Frame 1 (no input): blank canvas, image omitted
Frame 60 (the mouse pressed at the canvas centre just before this capture): blank canvas, image omitted
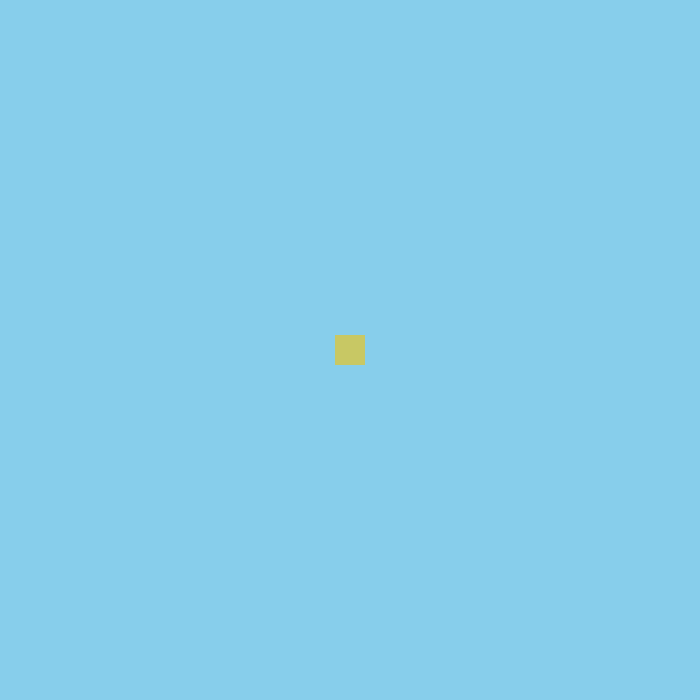
Frame 120 (the mouse held since frame 60 and released just before this capture)

The Processing sketch whose frames 1 and 60 were blank and that drew this single picture after the mouse press (run headless with seeded random() and noise(); from frame 60 on, the mouse is pressed at the canvas centre):

// Processing sketch: Stain_e_Sponge
// ── Stain_e_Sponge.pde
ArrayList <Stain> listStain;
Sponge mySponge;

void setup() {
  size(700, 700);
  listStain = new ArrayList<Stain>();
  mySponge = new Sponge();
}

void draw() {
  background(135, 206, 235);

  mySponge.posX = mouseX;
  mySponge.posY = mouseY;
  mySponge.display();

  for (int i = listStain.size() - 1; i >= 0; i--) {
    Stain s = listStain.get(i);
    s.run();
    boolean value = mySponge.absorb(s);

    if (value == true) {
      listStain.remove(i);
    }
  }
}

void keyPressed() {
  if (key == 'S' || key == 's') {
    float rx = random(50, 650);
    float rd = random(10, 50);
    color rc = color(random(0, 255), random(0, 255), random(0, 255));

    listStain.add(new Stain(rx, -30, rd, rc));
  }

  if (key == 'R' || key == 'r') {
    mySponge = new Sponge();
  }
}

class Stain {

  //Attributi
  float posX, posY;
  float D;
  color c;

  //Costruttore
  Stain(float x, float y, float d, color colorePassato) {
    this.posX = x;
    this.posY = y;
    this.D = d;
    this.c = colorePassato;
  }

  //Metodi
  void display() {
    noStroke();
    fill(c);
    circle(posX, posY, D);
  }

  void move() {
    posX += random(-1, 1);
    posY += random(0, 4);
  }

  void run() {
    display();
    move();
  }
}

class Sponge {

  //Attributi
  float posX, posY;
  float L;
  color c;

  //Costruttore
  Sponge() {
    this.posX = mouseX;
    this.posY = mouseY;
    this.L = 30;
    this.c = color(200, 200, 100);
  }

  //Metodi
  void display() {
    noStroke();
    fill(c);
    rectMode(CENTER);
    square(posX, posY, L);
  }

  boolean absorb(Stain s) {
    /*float distanza = dist(posX, posY, s.posX, s.posY);
    float raggioTotale = (L/2) + (s.D/2);
    if (distanza < raggioTotale) {
      L += s.D/2;
      float newR = (red(s.c) + red(c))/2;
      float newG = (green(s.c) + green(c))/2;
      float newB = (blue(s.c) + blue(c))/2;
      c = color(newR, newG, newB);
      return true;
    } else {
      return false;
    }*/
    // 1. Mi calcolo il raggio della macchia (il prof ricorda di usarlo!)
    float raggio = s.D / 2;
    
    // 2. Mi calcolo la distanza dal centro della spugna ai suoi bordi 
    // (essendo rectMode(CENTER), il bordo dista mezza lunghezza dal centro)
    float metaLato = this.L / 2;

    // 3. CONTROLLO I 4 CONFINI:
    // Il cerchio è interamente nel quadrato se si verificano TUTTE queste 4 condizioni:
    if (s.posX - raggio >= this.posX - metaLato && // Il lato sx del cerchio non esce a sx del quadrato
        s.posX + raggio <= this.posX + metaLato && // Il lato dx del cerchio non esce a dx del quadrato
        s.posY - raggio >= this.posY - metaLato && // La cima del cerchio non esce in alto dal quadrato
        s.posY + raggio <= this.posY + metaLato)   // Il fondo del cerchio non esce in basso dal quadrato
    {
      
      // Se entra in questo if, significa che il cerchio è tutto dentro!
      
      // A) Aumento la dimensione della spugna della metà del diametro (cioè il raggio)
      this.L = this.L + raggio; // [1]
      
      // B) Faccio la media dei colori canale per canale [1]
      float mediaRed = (red(this.c) + red(s.c)) / 2;
      float mediaGreen = (green(this.c) + green(s.c)) / 2;
      float mediaBlue = (blue(this.c) + blue(s.c)) / 2;
      
      this.c = color(mediaRed, mediaGreen, mediaBlue);
      
      // C) Restituisco true come richiede l'esame [1]
      return true;
      
    } else {
      
      // Se il cerchio non è TUTTO dentro, la traccia dice: 
      // "non accade nulla e viene restituito false" [1]
      return false;
      
    }
  }
}
